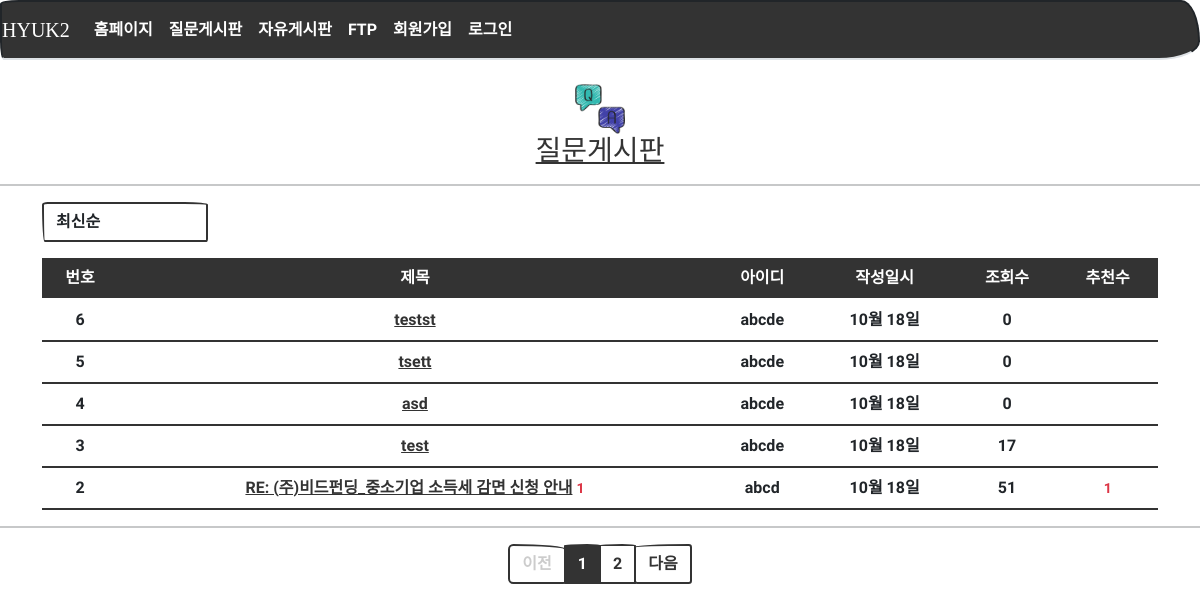
Page /question/list/ on the earlier database version.
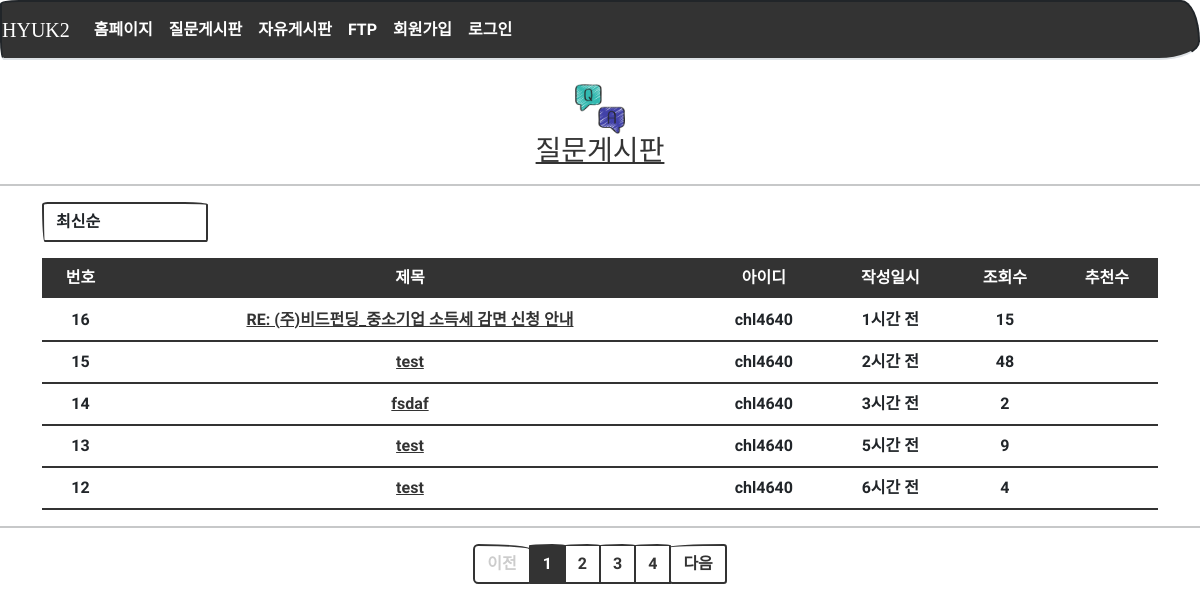
Same page on the later database version.
### models.py (models this page shows)
class Question(db.Model):
    id = db.Column(db.Integer, primary_key=True)
    subject = db.Column(db.String(200), nullable=False)
    content = db.Column(db.Text(), nullable=False)
    create_date = db.Column(db.DateTime(), nullable=False)
    user_id = db.Column(db.Integer, db.ForeignKey('user.id', ondelete='CASCADE'), nullable=False)
    user = db.relationship('User', backref=db.backref('question_set'))
    modify_date = db.Column(db.DateTime(), nullable=True)
    hits = db.Column(db.Integer, nullable=False, default='0')
    voter = db.relationship('User', secondary=question_voter, backref=db.backref('question_voter_set'))

class User(db.Model):
    id = db.Column(db.Integer, primary_key=True)    # id는 자동으로 증가하는 User 모델의 기본키
    username = db.Column(db.String(150), unique=True, nullable=False)
    password = db.Column(db.String(200), nullable=False)
    name = db.Column(db.String(150), nullable=False)
    email = db.Column(db.String(120), unique=True, nullable=False)

### views/question_views.py (the view)
@bp.route('/list/')
def _list():
    page = request.args.get('page', type=int, default=1)  # 페이지번호가 없으면 default 로 페이지1을 출력한다.
    kw = request.args.get('kw', type=str, default='')   # 검색어
    so = request.args.get('so', type=str, default='recent')  # 정렬, default 는 최신순('recent')
    if so == 'recommend':   # 추천 수가 많은 게시물
        sub_query = db.session.query(question_voter.c.question_id, func.count('*').label('num_voter')) \
            .group_by(question_voter.c.question_id).subquery()
        question_list = Question.query \
            .outerjoin(sub_query, Question.id == sub_query.c.question_id) \
            .order_by(sub_query.c.num_voter.desc(), Question.create_date.desc())
    elif so == 'popular':   # 답변 수가 많은 게시물
        sub_query = db.session.query(Answer.question_id, func.count('*').label('num_answer')) \
            .group_by(Answer.question_id).subquery()
        question_list = Question.query \
            .outerjoin(sub_query, Question.id == sub_query.c.question_id) \
            .order_by(sub_query.c.num_answer.desc(), Question.create_date.desc())
    elif so == 'hit':   # 조회 수가 많은 게시물
        question_list = Question.query.order_by(Question.hits.desc())
    else:  # recent, 기존 게시물
        question_list = Question.query.order_by(Question.create_date.desc())
    question_list = question_list.paginate(page, per_page=5)
    return render_template('question/question_list.html', question_list=question_list, page=page, so=so)

### filter.py (called while the page is built)
def format_datetime(value, fmt='%m월 %d일'):
    now = datetime.now()
    time = now - value
    if time < timedelta(minutes=1):
        return '방금 전'
    elif time < timedelta(hours=1):
        return str(int(time.seconds / 60)) + '분 전'
    elif time < timedelta(days=1):
        return str(int(time.seconds / 3600)) + '시간 전'
    elif time < timedelta(days=7):
        time = datetime.now().date() - value.date()
        return str(time.days) + '일 전'
    else:
        return value.strftime(fmt)

### views/login_views.py (called while the page is built)
@bp.before_app_request
def logged_in_user():
    user_id = session.get('user_id')
    if user_id is None:
        g.user = None
    else:
        g.user = User.query.get(user_id)

### templates/question/question_list.html (shortened to what this page needs)
{% extends 'base.html' %}
{% block content %}
	<center>
  	    <div>
			<br>
  	        <center>
  	            <img src="{{ url_for('static',filename='images/aq.png') }}" width="50" style="margin-left: auto; margin-right: auto; display: block;" />
  	            <h3><a href="{{url_for('question._list')}}">질문게시판</a></h3>
  	        </center>
  	        <hr width="100%" color="black" />
  	    </div>
  	</center>
  	<center>
  	    <div class="container my-3">
			<div class="row justify-content-between my-3">
				<div class="col-2">
            		<select class="form-control so">
                		<option value="recent" {% if so=='recent' %}selected{% endif %}>최신순</option>
            		</select>
        		</div>
    		</div>
  	        <table class="table">
  	            <thead>
  	                <tr class="thead-dark table-dark">
  	                    <th class="text-center">번호</th>
  	                    <th class="text-center">제목</th>
						<th class="text-center">아이디</th>
  	                    <th class="text-center">작성일시</th>
						<th class="text-center">조회수</th>
						<th class="text-center">추천수</th>
  	                </tr>
  	            </thead>
  	            <tbody>
  	                {% if question_list %}
  	                {% for question in question_list.items %}
  	                <tr>
  	                    <td class="text-center">{{ question_list.total - ((question_list.page-1) * question_list.per_page) - loop.index0 }}</td>
  	                    <td class="text-center">
  	                        <a href="{{ url_for('question.detail', question_id=question.id) }}">{{ question.subject }}</a>
							{% if question.answer_set|length > 0 %}
  	                        <span class="text-danger small ml-2">{{ question.answer_set|length }}</span>
  	                        {% endif %}
  	                    </td>
						<td class="text-center">{{ question.user.username }}</td>
  	                    <td class="text-center">{{ question.create_date|datetime }}</td>
						<td class="text-center">{{ question.hits }}</td>
						<td class="text-center">
							{% if question.voter|length > 0 %}
							<span class="text-danger small ml-2">{{ question.voter|length }}</span>
							{% endif %}
						</td>
  	                </tr>
  	                {% endfor %}
  	                {% else %}
  	                <tr>
  	                    <td colspan="3">질문이 없습니다.</td>
  	                </tr>
  	                {% endif %}
  	            </tbody>
  	        </table>
  	    </div>
  	    <hr width="100%" color="black" />
  	    <ul class="pagination justify-content-center">
  	        {% if question_list.has_prev %}
  	        <li class="page-item">
  	            <a class="page-link" href="?page={{ question_list.prev_num }}">이전</a>
  	        </li>
  	        {% else %}
  	        <li class="page-item disabled">
  	            <a class="page-link" tabindex="-1" aria-disabled="true" href="#">이전</a>
  	        </li>
  	        {% endif %}
  	        {% for page_num in question_list.iter_pages() %}
  	        {% if page_num %}
  	        {% if page_num != question_list.page %}
  	        <li class="page-item">
  	            <a class="page-link" href="?page={{ page_num }}">{{ page_num }}</a>
  	        </li>
  	        {% else %}
  	        <li class="page-item active" aria-current="page">
  	            <a class="page-link" href="#">{{ page_num }}</a>
  	        </li>
  	        {% endif %}
  	        {% else %}
  	        <li class="disabled">
  	            <a class="page-link" href="#">...</a>
  	        </li>
  	        {% endif %}
  	        {% endfor %}
  	        {% if question_list.has_next %}
  	        <li class="page-item">
				<a class="page-link" href="?page={{ question_list.next_num }}">다음</a>
  	        </li>
  	        {% else %}
  	        <li class="page-item disabled">
  	            <a class="page-link" tabindex="-1" aria-disabled="true" href="#">다음</a>
  	        </li>
  	        {% endif %}
  	    </ul>
  	</center>
{% endblock %}

Differences in the rows shown:
no longer on this page (row edited): Question: id "6", subject "testst", user.username "abcde", create_date "10월 18일", hits "0"
no longer on this page (row edited): Question: id "5", subject "tsett", user.username "abcde", create_date "10월 18일", hits "0"
no longer on this page (row edited): Question: total "4", subject "asd", user.username "abcde", create_date "10월 18일", hits "0"
no longer on this page (row edited): Question: id "3", subject "test", user.username "abcde", create_date "10월 18일", hits "17"
no longer on this page (row edited): Question: id "2", subject "RE: (주)비드펀딩_중소기업 소득세 감면 신청 안내", answer_set|length "1", user.username "abcd", create_date "10월 18일", hits "51", voter|length "1"
added Question: id "16", subject "RE: (주)비드펀딩_중소기업 소득세 감면 신청 안내", user.username "chl4640", create_date "1시간 전", hits "15"
added Question: id "15", subject "test", user.username "chl4640", create_date "2시간 전", hits "48"
added Question: id "14", subject "fsdaf", user.username "chl4640", create_date "3시간 전", hits "2"
added Question: id "13", subject "test", user.username "chl4640", create_date "5시간 전", hits "9"
added Question: id "12", subject "test", user.username "chl4640", create_date "6시간 전", hits "4"
Other differences:
new list line: "3"
new list line: "4"
